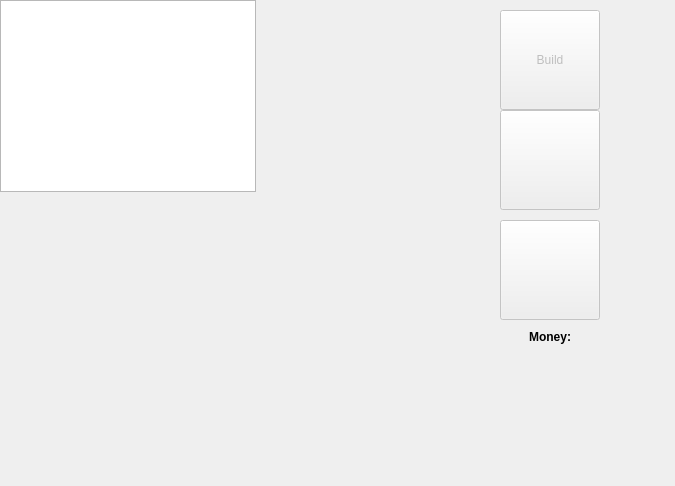
<?xml version="1.0" encoding="UTF-8"?>
<ui version="4.0">
 <class>TowerDefenceClass</class>
 <widget class="QMainWindow" name="TowerDefenceClass">
  <property name="geometry">
   <rect>
    <x>0</x>
    <y>0</y>
    <width>675</width>
    <height>486</height>
   </rect>
  </property>
  <property name="windowTitle">
   <string>TowerDefence</string>
  </property>
  <widget class="QWidget" name="centralWidget">
   <widget class="QGraphicsView" name="canvas">
    <property name="geometry">
     <rect>
      <x>0</x>
      <y>0</y>
      <width>256</width>
      <height>192</height>
     </rect>
    </property>
   </widget>
   <widget class="QPushButton" name="buildButton">
    <property name="enabled">
     <bool>false</bool>
    </property>
    <property name="geometry">
     <rect>
      <x>500</x>
      <y>10</y>
      <width>100</width>
      <height>100</height>
     </rect>
    </property>
    <property name="sizePolicy">
     <sizepolicy hsizetype="Fixed" vsizetype="Fixed">
      <horstretch>0</horstretch>
      <verstretch>0</verstretch>
     </sizepolicy>
    </property>
    <property name="text">
     <string>Build</string>
    </property>
   </widget>
   <widget class="QPushButton" name="upgradeButton">
    <property name="enabled">
     <bool>false</bool>
    </property>
    <property name="geometry">
     <rect>
      <x>500</x>
      <y>110</y>
      <width>100</width>
      <height>100</height>
     </rect>
    </property>
    <property name="sizePolicy">
     <sizepolicy hsizetype="Fixed" vsizetype="Fixed">
      <horstretch>0</horstretch>
      <verstretch>0</verstretch>
     </sizepolicy>
    </property>
    <property name="text">
     <string/>
    </property>
    <property name="icon">
     <iconset resource="TowerDefence.qrc">
      <normaloff>:/assets/buttons/Upgrade.png</normaloff>:/assets/buttons/Upgrade.png</iconset>
    </property>
    <property name="iconSize">
     <size>
      <width>100</width>
      <height>100</height>
     </size>
    </property>
   </widget>
   <widget class="QPushButton" name="repairButton">
    <property name="enabled">
     <bool>false</bool>
    </property>
    <property name="geometry">
     <rect>
      <x>500</x>
      <y>220</y>
      <width>100</width>
      <height>100</height>
     </rect>
    </property>
    <property name="sizePolicy">
     <sizepolicy hsizetype="Fixed" vsizetype="Fixed">
      <horstretch>0</horstretch>
      <verstretch>0</verstretch>
     </sizepolicy>
    </property>
    <property name="text">
     <string/>
    </property>
    <property name="icon">
     <iconset resource="TowerDefence.qrc">
      <normaloff>:/assets/buttons/Repair.png</normaloff>:/assets/buttons/Repair.png</iconset>
    </property>
    <property name="iconSize">
     <size>
      <width>100</width>
      <height>100</height>
     </size>
    </property>
   </widget>
   <widget class="QLabel" name="moneyLabel">
    <property name="geometry">
     <rect>
      <x>500</x>
      <y>330</y>
      <width>100</width>
      <height>100</height>
     </rect>
    </property>
    <property name="sizePolicy">
     <sizepolicy hsizetype="Fixed" vsizetype="Fixed">
      <horstretch>0</horstretch>
      <verstretch>0</verstretch>
     </sizepolicy>
    </property>
    <property name="font">
     <font>
      <family>Segoe UI</family>
      <weight>75</weight>
      <bold>true</bold>
     </font>
    </property>
    <property name="lineWidth">
     <number>5</number>
    </property>
    <property name="text">
     <string>Money:</string>
    </property>
    <property name="alignment">
     <set>Qt::AlignHCenter|Qt::AlignTop</set>
    </property>
    <property name="margin">
     <number>5</number>
    </property>
   </widget>
  </widget>
  <widget class="QMenuBar" name="menuBar">
   <property name="geometry">
    <rect>
     <x>0</x>
     <y>0</y>
     <width>675</width>
     <height>26</height>
    </rect>
   </property>
  </widget>
 </widget>
 <layoutdefault spacing="6" margin="11"/>
 <resources>
  <include location="TowerDefence.qrc"/>
 </resources>
 <connections/>
</ui>
